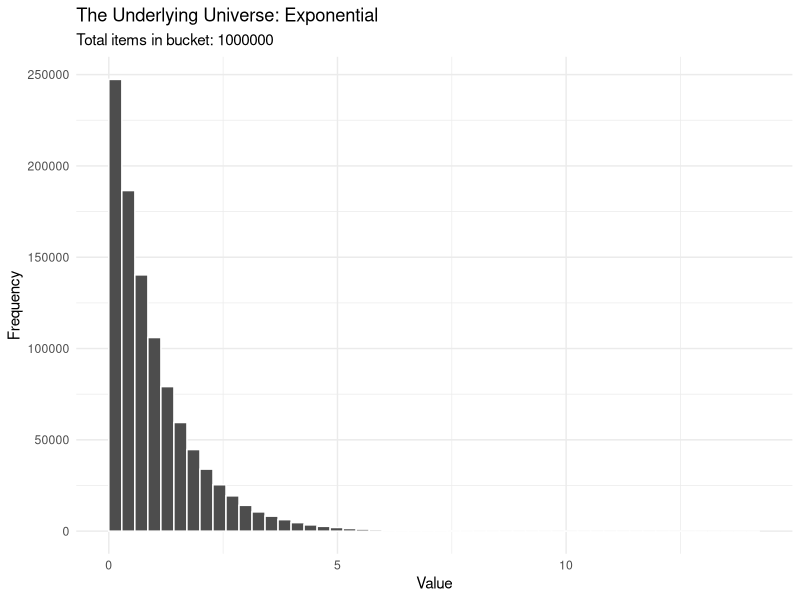
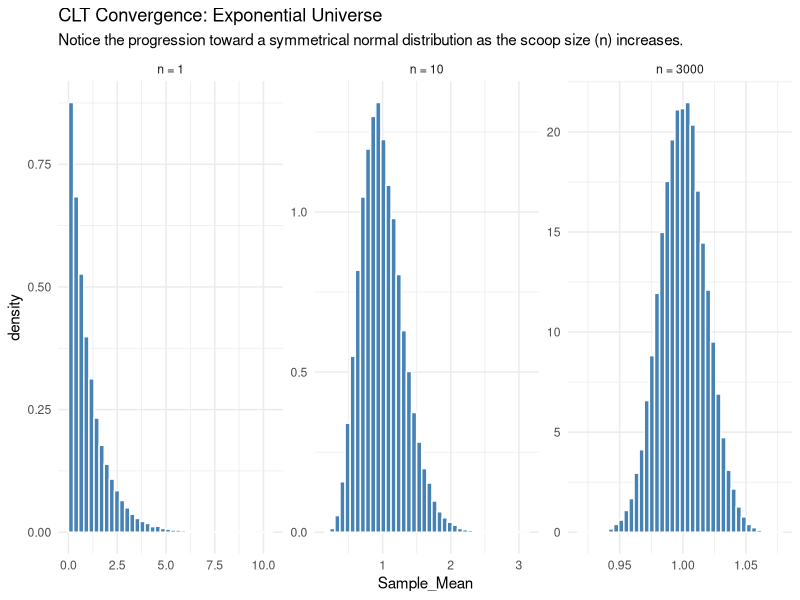

Source code (R) for these figures, in order:
## ---- chunk 1
#| label: setup
#| message: false
#| warning: false

library(ggplot2)
set.seed(42)
## ---- chunk 2
#| label: parameters

# 📊 DISTRIBUTION TYPE
# Choose the shape of the balls in the bucket: "Exponential", "Uniform", or "U-Shaped"
chosen_distribution <- "Exponential"

# 🌍 PARAMETER 1: THE BUCKET
# How many total items exist in our underlying universe?
universe_size <- 1000000

# 🔄 PARAMETER 3: THE REPETITIONS
# How many sample means will we calculate to build the final normal curve?
repetitions <- 50000
## ---- chunk 3
#| label: define-population

# Fill the bucket with 'universe_size' number of items
if (chosen_distribution == "Exponential") {
  bucket_of_data <- rexp(universe_size, rate = 1)
} else if (chosen_distribution == "Uniform") {
  bucket_of_data <- runif(universe_size, min = 0, max = 10)
} else if (chosen_distribution == "U-Shaped") {
  bucket_of_data <- rbeta(universe_size, shape1 = 0.5, shape2 = 0.5)
} else {
  stop("Invalid distribution selected.")
}

pop_data <- data.frame(Value = bucket_of_data)

# 🖼️ Plot the entire bucket to show its non-normal shape
# boundary = 0 strictly aligns the first bin to prevent negative space leaking
ggplot(pop_data, aes(x = Value)) +
  geom_histogram(bins = 50, fill = "gray30", color = "white", boundary = 0) +
  labs(
    title = paste("The Underlying Universe:", chosen_distribution), 
    subtitle = paste("Total items in bucket:", format(universe_size, scientific = FALSE)),
    y = "Frequency"
  ) +
  theme_minimal()
## ---- chunk 4
#| label: sampling-function

get_sample_means <- function(bucket, scoop_size_n, total_dips) {
  
  # Create an empty list to store the averages we calculate
  recorded_averages <- numeric(total_dips)
  
  # Dip into the bucket 'total_dips' times
  for (i in 1:total_dips) {
    
    # Scoop out 'scoop_size_n' items
    current_scoop <- sample(bucket, size = scoop_size_n, replace = TRUE)
    
    # Calculate the average of this single scoop and record it
    recorded_averages[i] <- mean(current_scoop)
  }
  
  return(data.frame(
    Sample_Mean = recorded_averages, 
    Sample_Size_Label = paste("n =", scoop_size_n)
  ))
}
## ---- chunk 5
#| label: run-simulation

# 🥄 PARAMETER 2: THE SCOOP SIZE (n)
# Execute the simulation for n=1, n=10, and n=30
results_n1  <- get_sample_means(bucket_of_data, scoop_size_n = 1,  total_dips = repetitions)
results_n10 <- get_sample_means(bucket_of_data, scoop_size_n = 10, total_dips = repetitions)
results_n30 <- get_sample_means(bucket_of_data, scoop_size_n = 3000, total_dips = repetitions)

# Combine the recorded averages for plotting
all_results <- rbind(results_n1, results_n10, results_n30)

# Lock factor levels to maintain sequential plotting
all_results$Sample_Size_Label <- factor(
  all_results$Sample_Size_Label, 
  levels = unique(all_results$Sample_Size_Label)
)

# 🖼️ Plot the progression
# Added boundary = 0 to prevent spurious non-monotonicity at n = 1
ggplot(all_results, aes(x = Sample_Mean)) +
  geom_histogram(aes(y = after_stat(density)), bins = 40, fill = "steelblue", color = "white", boundary = 0) +
  facet_wrap(~Sample_Size_Label, scales = "free") +
  labs(
    title = paste("CLT Convergence:", chosen_distribution, "Universe"), 
    subtitle = "Notice the progression toward a symmetrical normal distribution as the scoop size (n) increases."
  ) +
  theme_minimal()
